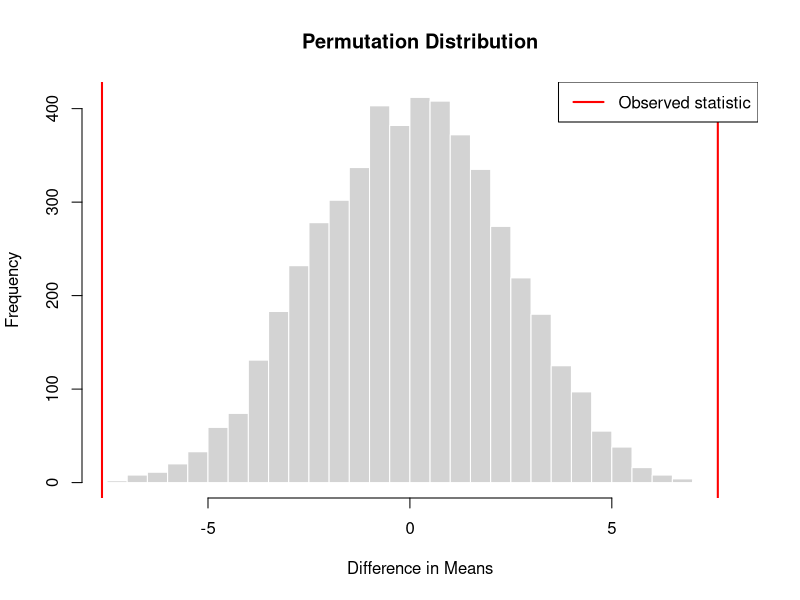

Write R code to recreate this figure.
# ============================================================
# Permutation Test: Difference in Means
# ============================================================

set.seed(123)

# Simulated data
group_A <- c(82, 85, 88, 90, 91, 87, 84, 86)
group_B <- c(78, 80, 79, 77, 81, 76, 82, 79)

# Observed statistic: mean difference
T_obs <- mean(group_A) - mean(group_B)
T_obs

# Combine data
scores <- c(group_A, group_B)
labels <- c(rep("A", length(group_A)),
            rep("B", length(group_B)))

# Number of permutations
B <- 5000
perm_stats <- numeric(B)

# Permutation loop
for (b in 1:B) {
  
  perm_labels <- sample(labels)
  
  A_vals <- scores[perm_labels == "A"]
  B_vals <- scores[perm_labels == "B"]
  
  perm_stats[b] <- mean(A_vals) - mean(B_vals)
}

# Two-sided p-value
p_val <- (sum(abs(perm_stats) >= abs(T_obs)) + 1) / (B + 1)

cat("Observed mean difference:", T_obs, "\n")
cat("Permutation p-value:", p_val, "\n")

# ------------------------------------------------------------
# Plot permutation distribution
# ------------------------------------------------------------

hist(perm_stats,
     breaks = 30,
     main = "Permutation Distribution",
     xlab = "Difference in Means",
     col = "lightgray",
     border = "white")

abline(v = T_obs, col = "red", lwd = 2)
abline(v = -T_obs, col = "red", lwd = 2)

legend("topright",
       legend = c("Observed statistic"),
       col = "red",
       lwd = 2)
